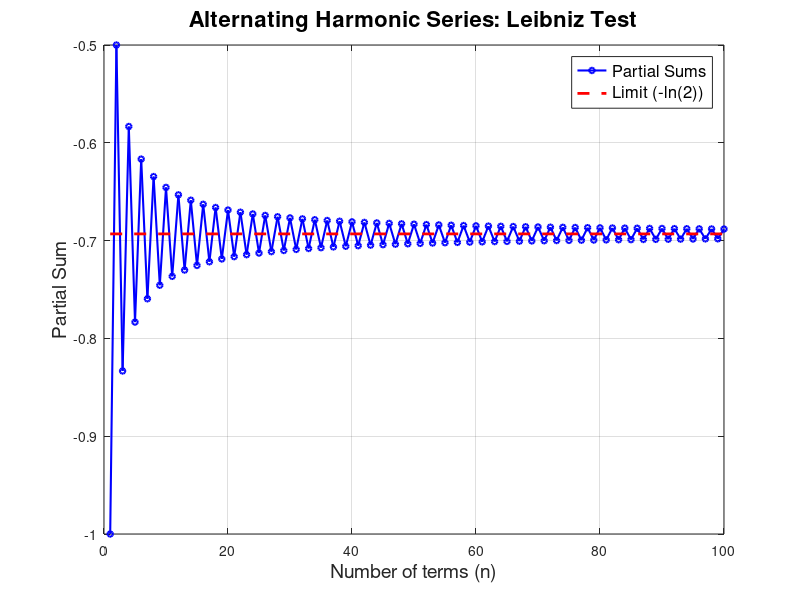

Source code (MATLAB):
% Q1: Apply Leibniz test to alternating harmonic series
clc; clear; close all;

% Use qt graphics toolkit for proper labels/legends
graphics_toolkit("qt");

N = 100; % number of terms
n = 1:N;
terms = (-1).^n ./ n;    % series terms
partial_sums = cumsum(terms);

% Limit value
limit_val = -log(2);

% Plot partial sums
figure;
plot(n, partial_sums, 'b-o', 'LineWidth', 1.5, 'MarkerSize', 4); hold on;

% Replacement for yline in Octave:
plot([1 N], [limit_val limit_val], 'r--', 'LineWidth', 2);

xlabel('Number of terms (n)', 'FontSize', 14);
ylabel('Partial Sum', 'FontSize', 14);
title('Alternating Harmonic Series: Leibniz Test', 'FontSize', 16);
legend('Partial Sums', 'Limit (-ln(2))', 'Location', 'best', 'FontSize', 12);
grid on;

drawnow;  % force figure update

